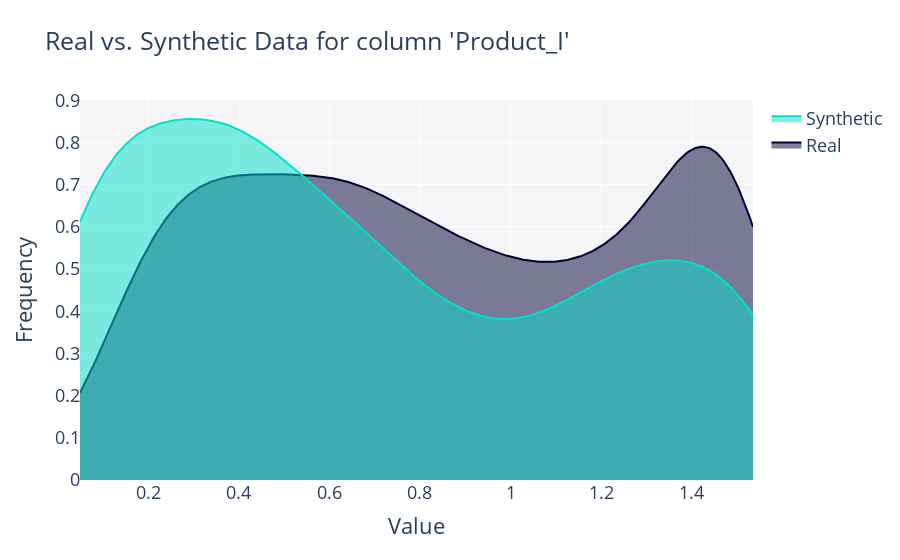

Notebook source saved alongside this figure:
### Code cell
synth.get_column_plot(TARGET)

### Figure 1 — Plotly figure (JSON) as saved in the notebook; plotly's stock layout.template omitted (floating-point values rounded to 4 significant figures; data arrays with more than 128 entries replaced by an {"elided": "..."} marker saying what was removed)
{"data": [{"fill": "tozeroy", "hovertemplate": "<b>Real</b><br>Frequency: %{y}<extra></extra>", "legendgroup": "Real", "marker": {"color": "#000036"}, "mode": "lines", "name": "Real", "showlegend": true, "type": "scatter", "x": {"elided": "500 float values"}, "xaxis": "x", "y": {"elided": "500 float values"}, "yaxis": "y"}, {"fill": "tozeroy", "hovertemplate": "<b>Synthetic</b><br>Frequency: %{y}<extra></extra>", "legendgroup": "Synthetic", "marker": {"color": "#01E0C9"}, "mode": "lines", "name": "Synthetic", "showlegend": true, "type": "scatter", "x": {"elided": "500 float values"}, "xaxis": "x", "y": {"elided": "500 float values"}, "yaxis": "y"}], "layout": {"barmode": "overlay", "font": {"size": 18}, "hovermode": "closest", "legend": {"traceorder": "reversed"}, "plot_bgcolor": "#F5F5F8", "title": {"text": "Real vs. Synthetic Data for column 'Product_I'"}, "xaxis": {"anchor": "y2", "domain": [0, 1], "title": {"text": "Value"}, "zeroline": false}, "yaxis": {"anchor": "free", "domain": [0, 1], "position": 0, "title": {"text": "Frequency"}}}}
